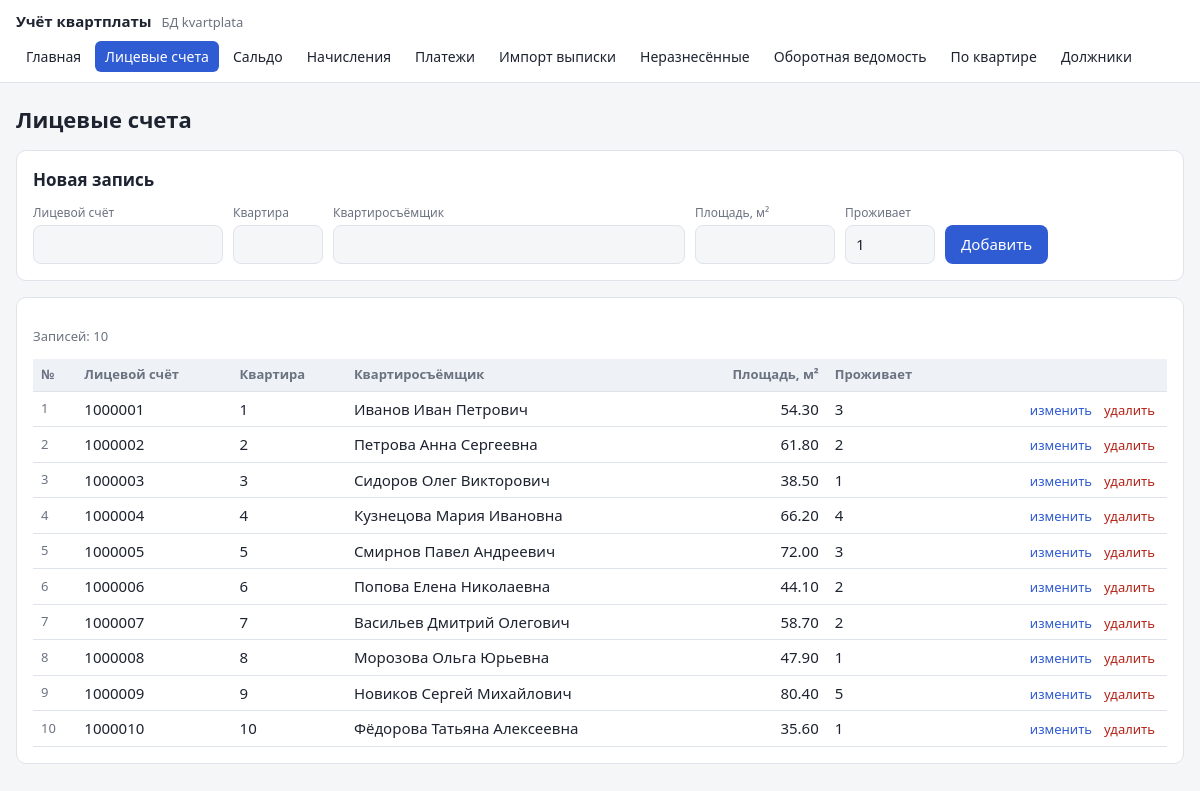
Page /edit.php on the committed database.
### tables this page shows
CREATE TABLE accounts (
    id         INT UNSIGNED  NOT NULL AUTO_INCREMENT,
    account_no VARCHAR(10)   NOT NULL COMMENT 'Номер лицевого счёта',
    flat       SMALLINT UNSIGNED NOT NULL COMMENT 'Номер квартиры',
    owner      VARCHAR(150)  NOT NULL COMMENT 'Ответственный квартиросъёмщик',
    area       DECIMAL(6,2)  NULL COMMENT 'Общая площадь, м² (у счетов из банковской выписки может быть неизвестна)',
    residents  TINYINT UNSIGNED NOT NULL DEFAULT 1 COMMENT 'Число проживающих',
    import_id  INT UNSIGNED  NULL COMMENT 'Загрузка выписки, при которой счёт создан автоматически',
    PRIMARY KEY (id),
    UNIQUE KEY uq_account_no (account_no),
    UNIQUE KEY uq_flat (flat),
    CONSTRAINT chk_account_no CHECK (account_no REGEXP '^[0-9]{6,10}$'),
    CONSTRAINT fk_accounts_import FOREIGN KEY (import_id) REFERENCES bank_imports (id)
        ON DELETE SET NULL,
    CONSTRAINT chk_area CHECK (area > 0)
);

### web/edit.php (the view, shortened to what this page needs)
<?php
require __DIR__ . '/lib.php';
$tables = [
    'accounts' => [
        'title'  => 'Лицевые счета',
        'order'  => 'a.flat',
        'fields' => [
            'account_no' => ['Лицевой счёт', 'text', 'pattern' => '[0-9]{6,10}'],
            'flat'       => ['Квартира', 'int'],
            'owner'      => ['Квартиросъёмщик', 'text', 'size' => 32],
            'area'       => ['Площадь, м²', 'money', 'optional' => true],
            'residents'  => ['Проживает', 'int'],
        ],
    ],
    'saldo' => [
        'title'  => 'Сальдо на начало месяца',
        'order'  => 't.period DESC, a.flat',
        'filter' => 'period',
        'fields' => [
            'account_id' => ['Квартира', 'account'],
            'period'     => ['Месяц', 'month'],
            'amount'     => ['Сальдо (+ долг / − переплата)', 'money', 'signed' => true],
        ],
        'help'   => 'Входящее сальдо вводится на начало года (или при открытии счёта). '
                  . 'Сальдо следующих месяцев процедуры считают сами: последнее сальдо + начисления − платежи. '
                  . 'Кнопка «Закрыть месяц» записывает рассчитанное сальдо на начало следующего месяца.',
    ],
    'charges' => [
        'title'  => 'Начисления',
        'order'  => 't.period DESC, a.flat, t.service',
        'filter' => 'period',
        'fields' => [
            'account_id' => ['Квартира', 'account'],
            'period'     => ['Расчётный месяц', 'month'],
            'service'    => ['Услуга', 'select', 'options' => SERVICES],
            'amount'     => ['Сумма', 'money', 'signed' => true],
        ],
        'help'   => 'Отрицательная сумма — перерасчёт (уменьшение начисления).',
    ],
    'payments' => [
        'title'  => 'Платежи',
        'order'  => 't.pay_date DESC, a.flat',
        'filter' => 'pay_date',
        'fields' => [
            'account_id' => ['Квартира', 'account'],
            'pay_date'   => ['Дата поступления', 'date'],
            'amount'     => ['Сумма', 'money'],
            'source'     => ['Способ', 'select', 'options' => PAY_SOURCES],
            'doc_no'     => ['№ документа', 'text', 'optional' => true],
            'payer'      => ['Плательщик', 'text', 'optional' => true, 'size' => 22],
            'purpose'    => ['Назначение платежа', 'text', 'optional' => true, 'size' => 30],
        ],
        'help'   => 'Платёж учитывается в месяце поступления на расчётный счёт. '
                  . 'Платежи из банковской выписки загружаются на странице «Импорт выписки».',
    ],
];
$t = array_key_exists($_GET['t'] ?? '', $tables) ? $_GET['t'] : 'accounts';
$cfg = $tables[$t];
$fields = $cfg['fields'];
$self = 'edit.php?t=' . $t;
$fAccount = (int)($_GET['account'] ?? 0);
$fImport = $t === 'payments' ? (int)($_GET['import'] ?? 0) : 0;
$fMonth = preg_match('/^\d{4}-\d{2}$/', $_GET['month'] ?? '') ? $_GET['month'] : null;
$form = [];
$editId = (int)($_GET['edit'] ?? 0);
$where = [];
$params = [];
if ($t !== 'accounts') {
    if ($fAccount) {
        $where[] = 't.account_id = ?';
        $params[] = $fAccount;
    }
    if ($fMonth) {
        $where[] = "DATE_FORMAT(t.{$cfg['filter']}, '%Y-%m') = ?";
        $params[] = $fMonth;
    }
    if ($fImport) {
        $where[] = 't.import_id = ?';
        $params[] = $fImport;
    }
    $sql = "SELECT t.*, a.flat, a.account_no FROM $t t JOIN accounts a ON a.id = t.account_id"
         . ($where ? ' WHERE ' . implode(' AND ', $where) : '') . " ORDER BY {$cfg['order']}";
} else {
    $sql = "SELECT a.* FROM accounts a ORDER BY {$cfg['order']}";
}
$stmt = db()->prepare($sql);
$stmt->execute($params);
$rows = $stmt->fetchAll();
function input(string $name, array $f, $value): string
{
    $v = h((string)$value);
    $req = empty($f['optional']) ? 'required' : '';
    switch ($f[1]) {
        case 'int':
            return "<input type=\"number\" name=\"$name\" value=\"$v\" min=\"1\" style=\"width:90px\" $req>";
        case 'money':
            $min = empty($f['signed']) ? 'min="0.01"' : '';
            return "<input type=\"number\" step=\"0.01\" $min name=\"$name\" value=\"$v\" style=\"width:140px\" $req>";
        default:
            $p = isset($f['pattern']) ? "pattern=\"{$f['pattern']}\"" : '';
            $s = $f['size'] ?? 14;
            return "<input type=\"text\" name=\"$name\" value=\"$v\" size=\"$s\" $p $req>";
    }
}
function cell(string $name, array $f, array $r): string
{
    $v = $r[$name];
    return match ($f[1]) {
        'account' => sprintf('<td>%d <span class="muted">%s</span></td>', $r['flat'], h($r['account_no'])),
        'money'   => sprintf('<td class="num %s">%s</td>', empty($f['signed']) ? '' : sign_class($v), money($v)),
        'month'   => sprintf('<td>%s %s</td>', MONTHS[(int)substr($v, 5, 2)], substr($v, 0, 4)),
        'date'    => '<td>' . date('d.m.Y', strtotime($v)) . '</td>',
        default   => '<td>' . h((string)$v) . '</td>',
    };
}
if (!$form && !$editId) {
    $form = ['account_id' => $fAccount ?: '', 'period' => $fMonth ?? '',
             'pay_date' => date('Y-m-d'), 'residents' => 1];
}
layout_start($cfg['title'], $self);
?>
    <form class="card" method="post" action="<?= h($self . ($fAccount ? "&account=$fAccount" : '') . ($fMonth ? "&month=$fMonth" : '')) ?>">
        <h2><?= $editId ? 'Изменение записи №' . $editId : 'Новая запись' ?></h2>
        <div class="row">
            <?php foreach ($fields as $name => $f): ?>
                <div class="field"><label><?= h($f[0]) ?></label><?= input($name, $f, $form[$name] ?? '') ?></div>
            <?php endforeach ?>
            <button type="submit"><?= $editId ? 'Сохранить' : 'Добавить' ?></button>
        </div>
    </form>
    <div class="card">
        <p class="muted">Записей: <?= count($rows) ?></p>
        <div class="table-wrap">
        <table>
            <tr>
                <th>№</th>
                <?php foreach ($fields as $name => $f): ?>
                    <th class="<?= $f[1] === 'money' ? 'num' : '' ?>"><?= h($f[0]) ?></th>
                <?php endforeach ?>
                <th></th>
            </tr>
            <?php foreach ($rows as $r): ?>
            <tr>
                <td class="muted"><?= (int)$r['id'] ?></td>
                <?php foreach ($fields as $name => $f) echo cell($name, $f, $r); ?>
                <td class="num">
                    <a class="link" href="<?= h($self . '&edit=' . $r['id'] . ($fAccount ? "&account=$fAccount" : '') . ($fMonth ? "&month=$fMonth" : '')) ?>">изменить</a>
                    <form method="post" style="display:inline" onsubmit="return confirm('Удалить запись?')"
                          action="<?= h($self . ($fAccount ? "&account=$fAccount" : '') . ($fMonth ? "&month=$fMonth" : '')) ?>">
                        <button class="link" type="submit">удалить</button>
                    </form>
                </td>
            </tr>
            <?php endforeach ?>
        </table>
        </div>
    </div>
<?php
layout_end();

### web/lib.php (shortened to what this page needs)
<?php
function db(): PDO
{
    static $pdo = null;
    return $pdo ??= new PDO(
        sprintf('mysql:host=%s;dbname=%s;charset=utf8mb4',
            getenv('DB_HOST') ?: '127.0.0.1', getenv('DB_NAME') ?: 'kvartplata'),
        getenv('DB_USER') ?: 'kvartplata',
        getenv('DB_PASS') ?: 'kvartplata',
        [PDO::ATTR_ERRMODE => PDO::ERRMODE_EXCEPTION,
         PDO::ATTR_DEFAULT_FETCH_MODE => PDO::FETCH_ASSOC]
    );
}
function h(?string $s): string
{
    return htmlspecialchars((string)$s, ENT_QUOTES, 'UTF-8');
}
function money($v, bool $blankZero = false): string
{
    return number_format((float)$v, 2, '.', ' ');
}
function layout_start(string $title, string $active): void
{
    $nav = [
        'index.php'                 => 'Главная',
        'edit.php?t=accounts'       => 'Лицевые счета',
        'edit.php?t=saldo'          => 'Сальдо',
        'edit.php?t=charges'        => 'Начисления',
        'edit.php?t=payments'       => 'Платежи',
        'import.php'                => 'Импорт выписки',
        'pending.php'               => 'Неразнесённые',
        'turnover.php'              => 'Оборотная ведомость',
        'account.php'               => 'По квартире',
        'debtors.php'               => 'Должники',
    ];
    ?>
<!doctype html>
<html lang="ru">
<head>
<link rel="stylesheet" href="style.css">
</head>
<body>
<header>
    <div class="brand">Учёт квартплаты <span>БД kvartplata</span></div>
    <nav>
        <?php foreach ($nav as $href => $label): ?>
            <a href="<?= h($href) ?>" class="<?= $href === $active ? 'active' : '' ?>"><?= h($label) ?></a>
        <?php endforeach ?>
    </nav>
</header>
<main>
    <h1><?= h($title) ?></h1>
<?php
}
function layout_end(): void
{
    echo "</main>\n</body>\n</html>\n";
}

### web/style.css (style rules this page uses)
:root { --bg: #f5f6f8; --card: #fff; --text: #1d2330; --muted: #6b7280; --accent: #2f5bd3; --border: #dfe3ea; --err: #b42318; --ok: #067647; --debt: #b42318; --over: #067647; --head: #eef1f6; --zebra: #fafbfc; }
* { box-sizing: border-box; }
body { margin: 0; background: var(--bg); color: var(--text); font: 15px/1.5 system-ui, -apple-system, "Segoe UI", sans-serif; }
header { background: var(--card); border-bottom: 1px solid var(--border); padding: 10px 16px; display: flex; flex-wrap: wrap; gap: 8px 24px; align-items: center; }
.brand { font-weight: 700; }
.brand span { font-weight: 400; color: var(--muted); font-size: 13px; margin-left: 6px; }
nav { display: flex; flex-wrap: wrap; gap: 4px; }
nav a { color: var(--text); text-decoration: none; padding: 5px 10px; border-radius: 6px; font-size: 14px; }
nav a.active { background: var(--accent); color: #fff; }
main { max-width: 1560px; margin: 0 auto; padding: 20px 16px 48px; }
h1 { font-size: 22px; margin: 0 0 14px; }
h2 { font-size: 17px; margin: 0 0 12px; }
.card { background: var(--card); border: 1px solid var(--border); border-radius: 10px; padding: 16px; margin-bottom: 16px; }
.row { display: flex; flex-wrap: wrap; gap: 10px; align-items: flex-end; }
.field { display: flex; flex-direction: column; gap: 3px; }
.field label { font-size: 12px; color: var(--muted); }
input, select { font: inherit; color: var(--text); background: var(--bg); border: 1px solid var(--border); border-radius: 8px; padding: 7px 10px; }
button, .btn { font: inherit; background: var(--accent); color: #fff; border: 0; text-decoration: none; border-radius: 8px; padding: 8px 16px; cursor: pointer; display: inline-block; }
button.link { background: none; color: var(--err); padding: 0 4px; font-size: 13px; }
a.link { color: var(--accent); font-size: 13px; text-decoration: none; padding: 0 4px; }
.muted { color: var(--muted); font-size: 13px; }
.table-wrap { overflow-x: auto; }
table { width: 100%; border-collapse: collapse; font-variant-numeric: tabular-nums; }
th, td { padding: 6px 8px; border-bottom: 1px solid var(--border); text-align: left; vertical-align: middle; }
th { font-size: 13px; color: var(--muted); font-weight: 600; background: var(--head); }
td.num, th.num { text-align: right; white-space: nowrap; }

### rows in the picture
accounts: id "1", account_no "1000001", flat "1", owner "Иванов Иван Петрович", area "54.30", residents "3"
accounts: id "2", account_no "1000002", flat "2", owner "Петрова Анна Сергеевна", area "61.80", residents "2"
accounts: id "3", account_no "1000003", flat "3", owner "Сидоров Олег Викторович", area "38.50", residents "1"
accounts: id "4", account_no "1000004", flat "4", owner "Кузнецова Мария Ивановна", area "66.20", residents "4"
accounts: id "5", account_no "1000005", flat "5", owner "Смирнов Павел Андреевич", area "72.00", residents "3"
accounts: id "6", account_no "1000006", flat "6", owner "Попова Елена Николаевна", area "44.10", residents "2"
accounts: id "7", account_no "1000007", flat "7", owner "Васильев Дмитрий Олегович", area "58.70", residents "2"
accounts: id "8", account_no "1000008", flat "8", owner "Морозова Ольга Юрьевна", area "47.90", residents "1"
accounts: id "9", account_no "1000009", flat "9", owner "Новиков Сергей Михайлович", area "80.40", residents "5"
accounts: id "10", account_no "1000010", flat "10", owner "Фёдорова Татьяна Алексеевна", area "35.60", residents "1"

### other values in the picture
$label "Главная"
$label "Лицевые счета"
$label "Сальдо"
$label "Начисления"
$label "Платежи"
$label "Импорт выписки"
$label "Неразнесённые"
$label "Оборотная ведомость"
$label "По квартире"
$label "Должники"
$title "Лицевые счета"
$f[0] "Лицевой счёт"
$f[0] "Квартира"
$f[0] "Квартиросъёмщик"
$f[0] "Площадь, м²"
